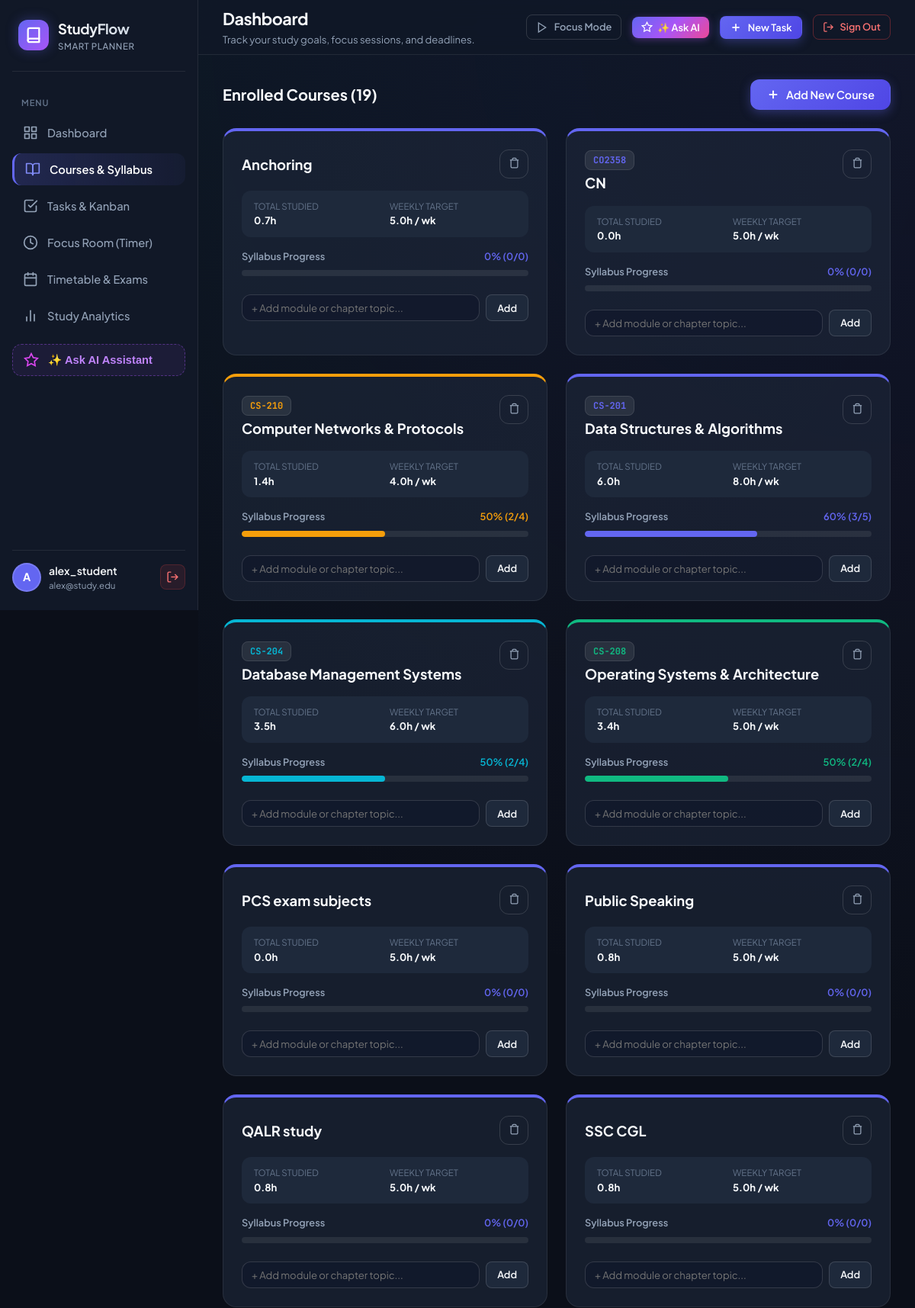
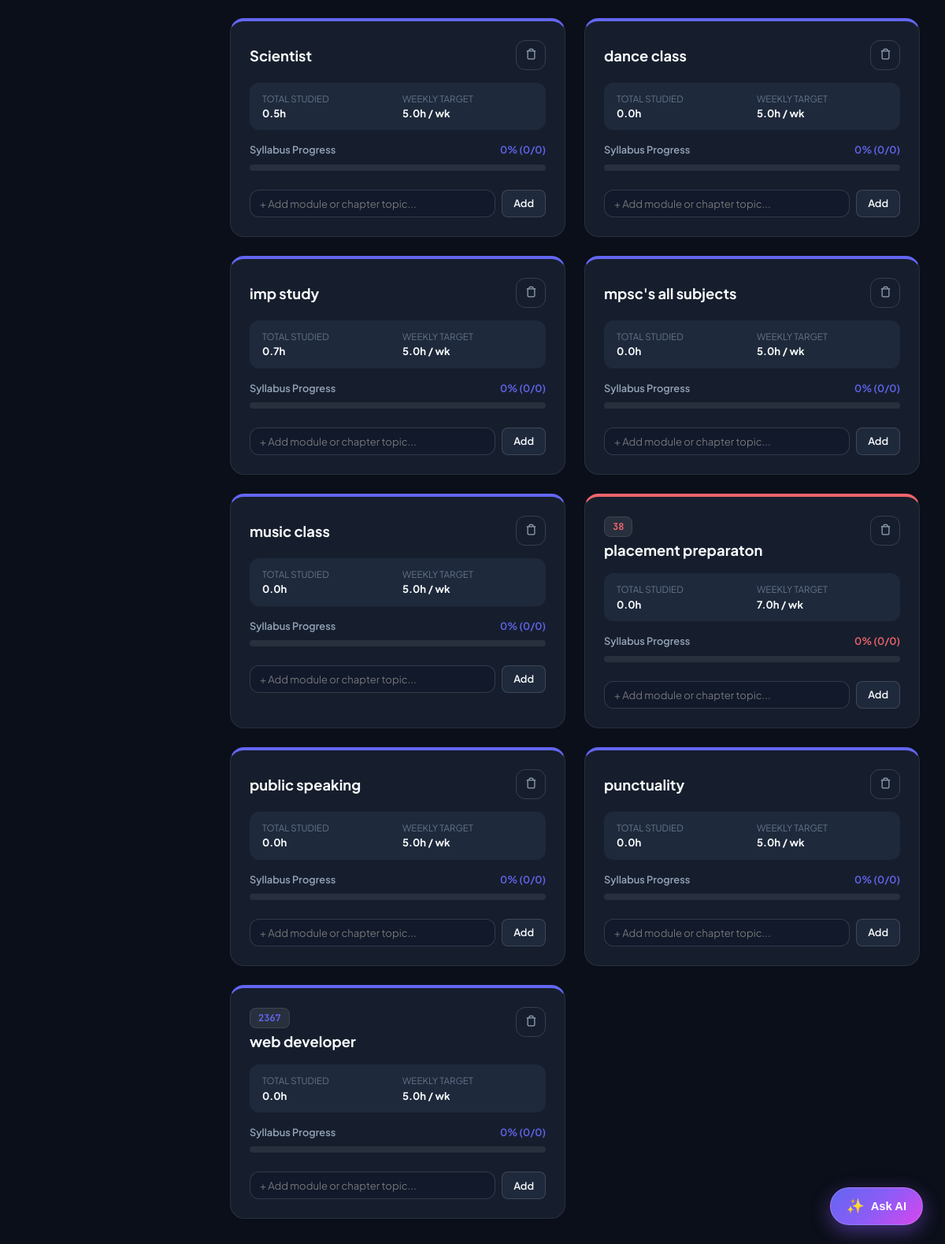
/subjects (signed in), run on the app's committed database (2 pictures, top to bottom).
### tables this page shows
CREATE TABLE users (
    id INTEGER PRIMARY KEY AUTOINCREMENT,
    username TEXT UNIQUE NOT NULL,
    email TEXT UNIQUE NOT NULL,
    password_hash TEXT NOT NULL,
    avatar_color TEXT DEFAULT '#6366f1',
    daily_goal_minutes INTEGER DEFAULT 120,
    created_at DATETIME DEFAULT CURRENT_TIMESTAMP
, auth_provider TEXT DEFAULT 'local', google_id TEXT, avatar_url TEXT);

CREATE TABLE subjects (
    id INTEGER PRIMARY KEY AUTOINCREMENT,
    user_id INTEGER NOT NULL,
    name TEXT NOT NULL,
    code TEXT,
    color TEXT NOT NULL DEFAULT '#6366f1',
    icon TEXT DEFAULT 'book',
    target_hours_per_week REAL DEFAULT 5.0,
    created_at DATETIME DEFAULT CURRENT_TIMESTAMP,
    FOREIGN KEY (user_id) REFERENCES users(id) ON DELETE CASCADE
);

### backend/routes/view_routes.py (the view)
@views_bp.route('/subjects')
@login_required
def subjects():
    user_id = get_current_user_id()
    user = get_current_user()
    if not user:
        session.clear()
        return redirect(url_for('views.login'))
    user_subjects = get_user_subjects(user_id)
    return render_template('pages/subjects.html',
                           user=user,
                           subjects=user_subjects,
                           active_page='subjects')

### frontend/templates/pages/subjects.html (shortened to what this page needs)
{% extends 'layouts/base.html' %}
{% block extra_css %}
<link rel="stylesheet" href="{{ url_for('static', filename='css/pages/subjects.css') }}">
{% endblock %}
{% block content %}
<div style="display: flex; justify-content: space-between; align-items: center; margin-bottom: 24px;">
    <div>
        <h2 style="font-size: 1.25rem; font-weight: 700;">Enrolled Courses ({{ subjects|length }})</h2>
    </div>
    <button class="btn btn-primary" onclick="openModal('newSubjectModal')">
        <svg width="18" height="18" viewBox="0 0 24 24" fill="none" stroke="currentColor" stroke-width="2.5">
            <line x1="12" y1="5" x2="12" y2="19"></line>
            <line x1="5" y1="12" x2="19" y2="12"></line>
        </svg>
        <span>Add New Course</span>
    </button>
</div>
{% if subjects %}
    <div class="subjects-grid">
        {% for s in subjects %}
            <div class="subject-card" style="--subj-color: {{ s.color }}; border-top: 4px solid {{ s.color }};">
                <div class="subject-header-row">
                    <div>
                        {% if s.code %}
                            <span class="subject-badge-pill">{{ s.code }}</span>
                        {% endif %}
                        <h3 class="subject-title">{{ s.name }}</h3>
                    </div>
                    <button class="btn-icon btn-outline btn-sm" onclick="deleteSubject({{ s.id }})" title="Delete Course">
                        <svg width="15" height="15" viewBox="0 0 24 24" fill="none" stroke="currentColor" stroke-width="2">
                            <polyline points="3 6 5 6 21 6"></polyline>
                            <path d="M19 6v14a2 2 0 0 1-2 2H7a2 2 0 0 1-2-2V6m3 0V4a2 2 0 0 1 2-2h4a2 2 0 0 1 2 2v2"></path>
                        </svg>
                    </button>
                </div>
                <div class="subject-meta-stats">
                    <div class="subject-stat-item">
                        <span class="subject-stat-label">Total Studied</span>
                        <span class="subject-stat-val">{{ s.total_study_hours }}h</span>
                    </div>
                    <div class="subject-stat-item">
                        <span class="subject-stat-label">Weekly Target</span>
                        <span class="subject-stat-val">{{ s.target_hours_per_week }}h / wk</span>
                    </div>
                </div>
                <div>
                    <div style="display: flex; justify-content: space-between; font-size: 0.8rem; font-weight: 600;">
                        <span style="color: var(--text-secondary);">Syllabus Progress</span>
                        <span style="color: {{ s.color }};">{{ s.progress_pct }}% ({{ s.completed_topics }}/{{ s.total_topics }})</span>
                    </div>
                    <div class="progress-container">
                        <div class="progress-fill" style="width: {{ s.progress_pct }}%; background: {{ s.color }};"></div>
                    </div>
                </div>
                <form class="add-topic-form" data-subject-id="{{ s.id }}" style="display: flex; gap: 8px;">
                    <input type="text" name="title" class="form-input" placeholder="+ Add module or chapter topic..." style="padding: 8px 12px; font-size: 0.82rem;" required>
                    <button type="submit" class="btn btn-secondary btn-sm" style="padding: 0 14px;">Add</button>
                </form>
            </div>
        {% endfor %}
    </div>
{% endif %}
{% endblock %}

### frontend/templates/layouts/base.html (shortened to what this page needs)
<!DOCTYPE html>
<html lang="en">
<head>
    <link rel="stylesheet" href="{{ url_for('static', filename='css/variables.css') }}">
    <link rel="stylesheet" href="{{ url_for('static', filename='css/base.css') }}">
    <link rel="stylesheet" href="{{ url_for('static', filename='css/components.css') }}">
    {% block extra_css %}{% endblock %}
</head>
<body>
    <div class="app-layout">
        {% include 'components/sidebar.html' %}
        <main class="main-wrapper">
            {% include 'components/header.html' %}
            <div class="page-content">
                {% block content %}{% endblock %}
            </div>
        </main>
    </div>
    <button type="button" class="floating-ai-fab" id="floatingAiFab" onclick="openModal('aiModal')" title="Ask StudyFlow AI Assistant">
        <span style="font-size: 1.15rem;">✨</span>
        <span>Ask AI</span>
    </button>
</body>
</html>

### frontend/templates/components/sidebar.html (shortened to what this page needs)
<aside class="sidebar" id="sidebar">
    <a href="{{ url_for('views.dashboard') }}" class="brand-logo">
        <div class="logo-icon-badge">
            <svg width="22" height="22" viewBox="0 0 24 24" fill="none" stroke="currentColor" stroke-width="2.5" stroke-linecap="round" stroke-linejoin="round">
                <path d="M4 19.5A2.5 2.5 0 0 1 6.5 17H20"></path>
                <path d="M6.5 2H20v20H6.5A2.5 2.5 0 0 1 4 19.5v-15A2.5 2.5 0 0 1 6.5 2z"></path>
            </svg>
        </div>
        <div>
            <div class="brand-title">StudyFlow</div>
            <div class="brand-subtitle">Smart Planner</div>
        </div>
    </a>
    <nav class="nav-menu">
        <div class="nav-section-title">Menu</div>
        <a href="{{ url_for('views.dashboard') }}" class="nav-item {% if active_page == 'dashboard' %}active{% endif %}">
            <span>Dashboard</span>
        </a>
        <a href="{{ url_for('views.subjects') }}" class="nav-item {% if active_page == 'subjects' %}active{% endif %}">
            <svg width="20" height="20" viewBox="0 0 24 24" fill="none" stroke="currentColor" stroke-width="2" stroke-linecap="round" stroke-linejoin="round">
                <path d="M2 3h6a4 4 0 0 1 4 4v14a3 3 0 0 0-3-3H2z"></path>
                <path d="M22 3h-6a4 4 0 0 0-4 4v14a3 3 0 0 1 3-3h7z"></path>
            </svg>
            <span>Courses & Syllabus</span>
        </a>
        <a href="{{ url_for('views.tasks') }}" class="nav-item {% if active_page == 'tasks' %}active{% endif %}">
            <svg width="20" height="20" viewBox="0 0 24 24" fill="none" stroke="currentColor" stroke-width="2" stroke-linecap="round" stroke-linejoin="round">
                <path d="M9 11l3 3L22 4"></path>
                <path d="M21 12v7a2 2 0 0 1-2 2H5a2 2 0 0 1-2-2V5a2 2 0 0 1 2-2h11"></path>
            </svg>
            <span>Tasks & Kanban</span>
        </a>
        <a href="{{ url_for('views.timer') }}" class="nav-item {% if active_page == 'timer' %}active{% endif %}">
            <svg width="20" height="20" viewBox="0 0 24 24" fill="none" stroke="currentColor" stroke-width="2" stroke-linecap="round" stroke-linejoin="round">
                <circle cx="12" cy="12" r="10"></circle>
                <polyline points="12 6 12 12 16 14"></polyline>
            </svg>
            <span>Focus Room (Timer)</span>
        </a>
        <a href="{{ url_for('views.calendar') }}" class="nav-item {% if active_page == 'calendar' %}active{% endif %}">
            <span>Timetable & Exams</span>
        </a>
        <a href="{{ url_for('views.analytics') }}" class="nav-item {% if active_page == 'analytics' %}active{% endif %}">
            <svg width="20" height="20" viewBox="0 0 24 24" fill="none" stroke="currentColor" stroke-width="2" stroke-linecap="round" stroke-linejoin="round">
                <line x1="18" y1="20" x2="18" y2="10"></line>
                <line x1="12" y1="20" x2="12" y2="4"></line>
                <line x1="6" y1="20" x2="6" y2="14"></line>
            </svg>
            <span>Study Analytics</span>
        </a>
        <button type="button" class="nav-item" onclick="openModal('aiModal')" style="color: #c084fc; border: 1px dashed rgba(168, 85, 247, 0.4); background: rgba(168, 85, 247, 0.08); margin-top: 10px; cursor: pointer; text-align: left; width: 100%;">
            <svg width="20" height="20" viewBox="0 0 24 24" fill="none" stroke="#d946ef" stroke-width="2">
                <polygon points="12 2 15.09 8.26 22 9.27 17 14.14 18.18 21.02 12 17.77 5.82 21.02 7 14.14 2 9.27 8.91 8.26 12 2"></polygon>
            </svg>
            <span style="font-weight: 700;">✨ Ask AI Assistant</span>
        </button>
    </nav>
    <div class="sidebar-footer">
        <div class="user-profile-widget" style="display: flex; align-items: center; justify-content: space-between; width: 100%;">
            <div style="display: flex; align-items: center; gap: 10px; overflow: hidden; min-width: 0;">
                <div class="user-avatar" style="background-color: {{ user.avatar_color if user else '#6366f1' }}; flex-shrink: 0;">
                    {% if user and user.avatar_url %}
                        <img src="{{ user.avatar_url }}" alt="avatar" style="width: 100%; height: 100%; border-radius: 50%; object-fit: cover;">
                    {% else %}
                        {{ user.username[0]|upper if user else 'S' }}
                    {% endif %}
                </div>
                <div class="user-info" style="overflow: hidden;">
                    <span class="user-name" title="{{ user.username if user else 'Student' }}">{{ user.username if user else 'Student' }}</span>
                    <span class="user-status" style="font-size: 0.72rem; color: var(--text-secondary); text-overflow: ellipsis; overflow: hidden; white-space: nowrap; display: block;" title="{{ user.email if user else '' }}">
                        {{ user.email if user else 'Active Student' }}
                    </span>
                </div>
            </div>
            <a href="{{ url_for('views.logout') }}" class="btn-sidebar-logout" title="Sign Out" style="color: #f87171; background: rgba(239, 68, 68, 0.1); border: 1px solid rgba(239, 68, 68, 0.2); padding: 7px; border-radius: 8px; display: inline-flex; align-items: center; justify-content: center; text-decoration: none; flex-shrink: 0; margin-left: 6px;">
                <svg width="17" height="17" viewBox="0 0 24 24" fill="none" stroke="currentColor" stroke-width="2">
                    <path d="M9 21H5a2 2 0 0 1-2-2V5a2 2 0 0 1 2-2h4"></path>
                    <polyline points="16 17 21 12 16 7"></polyline>
                    <line x1="21" y1="12" x2="9" y2="12"></line>
                </svg>
            </a>
        </div>
    </div>
</aside>

### frontend/templates/components/header.html (shortened to what this page needs)
<header class="top-header">
    <div class="header-left">
        <div>
            <h1 class="page-title">{% block header_title %}Dashboard{% endblock %}</h1>
            <p class="page-description">{% block header_description %}Track your study goals, focus sessions, and deadlines.{% endblock %}</p>
        </div>
    </div>
    <div class="header-actions">
        <a href="{{ url_for('views.timer') }}" class="btn btn-outline btn-sm">
            <svg width="16" height="16" viewBox="0 0 24 24" fill="none" stroke="currentColor" stroke-width="2">
                <polygon points="5 3 19 12 5 21 5 3"></polygon>
            </svg>
            <span>Focus Mode</span>
        </a>
        <button type="button" class="btn btn-ai-sparkle btn-sm" onclick="openModal('aiModal')" title="Ask AI Study Assistant">
            <svg width="15" height="15" viewBox="0 0 24 24" fill="none" stroke="currentColor" stroke-width="2">
                <polygon points="12 2 15.09 8.26 22 9.27 17 14.14 18.18 21.02 12 17.77 5.82 21.02 7 14.14 2 9.27 8.91 8.26 12 2"></polygon>
            </svg>
            <span>✨ Ask AI</span>
        </button>
        <button class="btn btn-primary btn-sm" onclick="openModal('taskModal')">
            <svg width="16" height="16" viewBox="0 0 24 24" fill="none" stroke="currentColor" stroke-width="2.5">
                <line x1="12" y1="5" x2="12" y2="19"></line>
                <line x1="5" y1="12" x2="19" y2="12"></line>
            </svg>
            <span>New Task</span>
        </button>
        <a href="{{ url_for('views.logout') }}" class="btn btn-outline btn-sm" title="Sign Out" style="color: #f87171; border-color: rgba(239, 68, 68, 0.35);">
            <svg width="15" height="15" viewBox="0 0 24 24" fill="none" stroke="currentColor" stroke-width="2">
                <path d="M9 21H5a2 2 0 0 1-2-2V5a2 2 0 0 1 2-2h4"></path>
                <polyline points="16 17 21 12 16 7"></polyline>
                <line x1="21" y1="12" x2="9" y2="12"></line>
            </svg>
            <span>Sign Out</span>
        </a>
    </div>
</header>

### data on the page
users: username "A", username "alex_student", email "alex@study.edu"
subjects: name "Anchoring", total_study_hours "0.7", target_hours_per_week "5.0", progress_pct "0", completed_topics "0", total_topics "0"
subjects: code "CO2358", name "CN", total_study_hours "0.0", target_hours_per_week "5.0", progress_pct "0", completed_topics "0", total_topics "0"
subjects: code "CS-210", name "Computer Networks & Protocols", total_study_hours "1.4", target_hours_per_week "4.0", progress_pct "50", completed_topics "2", total_topics "4"
subjects: code "CS-201", name "Data Structures & Algorithms", total_study_hours "6.0", target_hours_per_week "8.0", progress_pct "60", completed_topics "3", total_topics "5"
subjects: code "CS-204", name "Database Management Systems", total_study_hours "3.5", target_hours_per_week "6.0", progress_pct "50", completed_topics "2", total_topics "4"
subjects: code "CS-208", name "Operating Systems & Architecture", total_study_hours "3.4", target_hours_per_week "5.0", progress_pct "50", completed_topics "2", total_topics "4"
subjects: name "PCS exam subjects", total_study_hours "0.0", target_hours_per_week "5.0", progress_pct "0", completed_topics "0", total_topics "0"
subjects: name "Public Speaking", total_study_hours "0.8", target_hours_per_week "5.0", progress_pct "0", completed_topics "0", total_topics "0"
subjects: name "QALR study", total_study_hours "0.8", target_hours_per_week "5.0", progress_pct "0", completed_topics "0", total_topics "0"
subjects: name "SSC CGL", total_study_hours "0.8", target_hours_per_week "5.0", progress_pct "0", completed_topics "0", total_topics "0"
subjects: name "Scientist", total_study_hours "0.5", target_hours_per_week "5.0", progress_pct "0", completed_topics "0", total_topics "0"
subjects: name "dance class", total_study_hours "0.0", target_hours_per_week "5.0", progress_pct "0", completed_topics "0", total_topics "0"
subjects: name "imp study", total_study_hours "0.7", target_hours_per_week "5.0", progress_pct "0", completed_topics "0", total_topics "0"
subjects: name "mpsc's all subjects", total_study_hours "0.0", target_hours_per_week "5.0", progress_pct "0", completed_topics "0", total_topics "0"
subjects: name "music class", total_study_hours "0.0", target_hours_per_week "5.0", progress_pct "0", completed_topics "0", total_topics "0"
subjects: code "38", name "placement preparaton", total_study_hours "0.0", target_hours_per_week "7.0", progress_pct "0", completed_topics "0", total_topics "0"
subjects: name "public speaking", total_study_hours "0.0", target_hours_per_week "5.0", progress_pct "0", completed_topics "0", total_topics "0"
subjects: name "punctuality", total_study_hours "0.0", target_hours_per_week "5.0", progress_pct "0", completed_topics "0", total_topics "0"
subjects: code "2367", name "web developer", total_study_hours "0.0", target_hours_per_week "5.0", progress_pct "0", completed_topics "0", total_topics "0"

### other printed values
{{ subjects|length }} "19"
